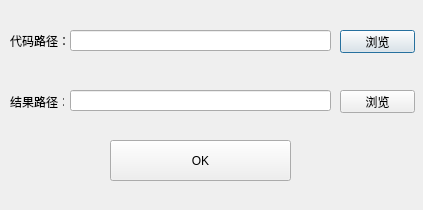
<?xml version="1.0" encoding="UTF-8"?>
<ui version="4.0">
 <class>Dialog</class>
 <widget class="QDialog" name="Dialog">
  <property name="geometry">
   <rect>
    <x>0</x>
    <y>0</y>
    <width>423</width>
    <height>210</height>
   </rect>
  </property>
  <property name="windowTitle">
   <string>Dialog</string>
  </property>
  <widget class="QLineEdit" name="lineEdit">
   <property name="geometry">
    <rect>
     <x>70</x>
     <y>30</y>
     <width>261</width>
     <height>21</height>
    </rect>
   </property>
  </widget>
  <widget class="QLabel" name="label">
   <property name="geometry">
    <rect>
     <x>10</x>
     <y>30</y>
     <width>71</width>
     <height>21</height>
    </rect>
   </property>
   <property name="text">
    <string>代码路径：</string>
   </property>
  </widget>
  <widget class="QPushButton" name="pushButton">
   <property name="geometry">
    <rect>
     <x>340</x>
     <y>30</y>
     <width>75</width>
     <height>23</height>
    </rect>
   </property>
   <property name="text">
    <string>浏览</string>
   </property>
  </widget>
  <widget class="QLineEdit" name="lineEdit_2">
   <property name="geometry">
    <rect>
     <x>70</x>
     <y>90</y>
     <width>261</width>
     <height>21</height>
    </rect>
   </property>
  </widget>
  <widget class="QLabel" name="label_2">
   <property name="geometry">
    <rect>
     <x>10</x>
     <y>92</y>
     <width>54</width>
     <height>20</height>
    </rect>
   </property>
   <property name="text">
    <string>结果路径：</string>
   </property>
  </widget>
  <widget class="QPushButton" name="pushButton_2">
   <property name="geometry">
    <rect>
     <x>340</x>
     <y>90</y>
     <width>75</width>
     <height>23</height>
    </rect>
   </property>
   <property name="text">
    <string>浏览</string>
   </property>
  </widget>
  <widget class="QPushButton" name="pushButton_3">
   <property name="geometry">
    <rect>
     <x>110</x>
     <y>140</y>
     <width>181</width>
     <height>41</height>
    </rect>
   </property>
   <property name="text">
    <string>OK</string>
   </property>
  </widget>
 </widget>
 <resources/>
 <connections/>
</ui>
